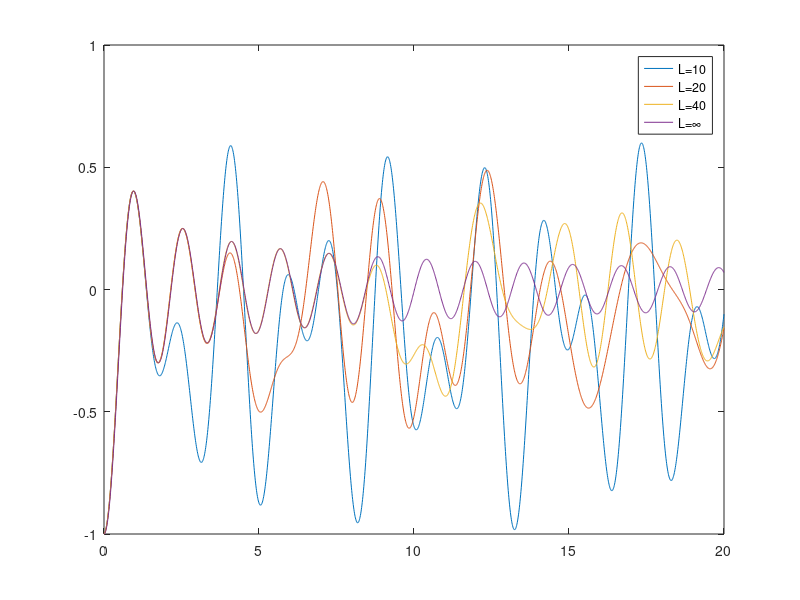

Here is the MATLAB script that generated this plot:
J = 1;
U = 0.1;
L = [10 20 40];
dt = 0.01;
t = 0:dt:20;
lt = length(t);
G0 = [1 -1; -1 1]./2;
tar = zeros(length(L),lt);

for m = 1:length(L)
    k = zeros(1,L(m)/2);
    Hk = zeros(1,L(m)/2);
    Tev = zeros(2,2,L(m)/2);

    for i = 1:(L(m)/2)
        k(i) = 2*pi*i/L(m) - pi/2;
        Hk(i) = 2*J*cos(k(i));
    end
    
    for i = 1:(L(m)/2)
        H = [-Hk(i) 0; 0 Hk(i)];
        Tev(:,:,i) = expm(-1i*H*dt);
        tar(m,1) = tar(m,1) + G0(1,2) + G0(2,1);
    end
    Tevt = Tev;
    
    for n = 2:lt
        for i = 1:(L(m)/2)
            H = [-Hk(i) 0; 0 Hk(i)];
            Tevt(:,:,i) = Tevt(:,:,i)*Tev(:,:,i);
            G = Tevt(:,:,i)'*G0*Tevt(:,:,i);
            tar(m,n) = tar(m,n) + G(1,2) + G(2,1);
        end    
    end

    plot(t,real(tar(m,:))./(L(m)/2))
    hold on;
end
plot(t,-besselj(0,4*J*t))
legend('L=10','L=20','L=40','L=\infty')